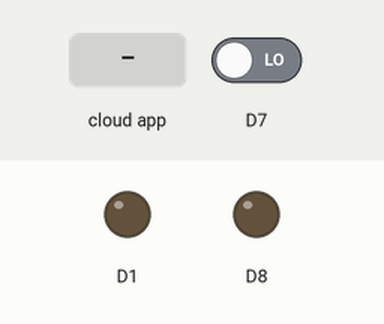
Recording of a sketch running on a simulated ESP8266 (NodeMCU). Shown: output pins drawn as LEDs (lit = HIGH). The test bench sets the inputs (shaded band); at power-on: D7 LOW. WiFi joins after 1.5 s; servers stay silent unless stated; random numbers use the default seed unless the sketch sets one; the Firebase database answers and starts empty.

Above: at 2.7 s.
2.8 s: the phone or cloud app sets active to 1
At 3.5 s:
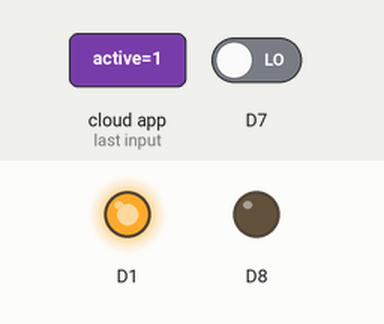
4.5 s: the phone or cloud app sets preparing to 1
At 5.4 s:
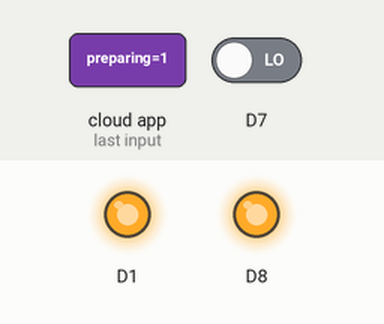
7.5 s: the phone or cloud app sets active to 0
At 9.0 s:
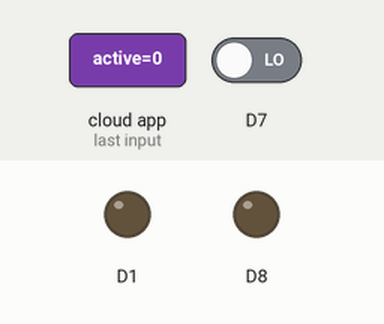
Timing chart, 0 to 10.5 s (numbered marks = the images above; inputs shaded):
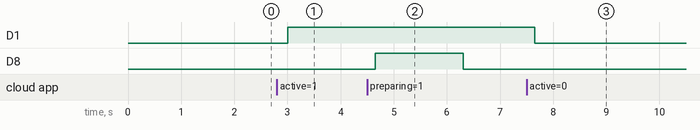

The sketch:

wifi_coffee_machine.ino
```cpp
#include "FirebaseESP8266.h"
#include <ESP8266WiFi.h>

const char* ssid = "xxxxxx";        //SSID da rede WIFI
const char* password =  "xxxxx";    //senha da rede wifi

const double VCC = 3.3;             // NodeMCU on board 3.3v vcc
const double R2 = 10000;            // 10k ohm series resistor
const double adc_resolution = 1023; // 10-bit adc

const double A = 0.001129148;   // thermistor equation parameters
const double B = 0.000234125;
const double C = 0.0000000876741;

#define FIREBASE_HOST "REALTIME_DATABASE_URL"   //firebaseio
#define FIREBASE_AUTH "SECRET_KEY_REALTIME_DATABASE"  //firebaseio

#define INTERVALO_ENVIO       2000
#define INTERVALO_DISPLAY     1000

#define WIFI_SSID "WIFI_SSID"
#define WIFI_PASSWORD "PASSWORD"

bool machine_active, withCup, preparing;

int ultimoEnvio = 0, ultimoDisplay = 0, quantity;

FirebaseData firebaseData;

WiFiClient espClient;

void prepare_coffee(float quantity) {

  aquece();

  int current_quantity = 0;
  Firebase.setInt(firebaseData, "current_quantity", current_quantity);

  while(current_quantity < quantity) {
    current_quantity += random(10, 15);

    if (current_quantity > quantity) {
      current_quantity = quantity;
    }

    float percentage = (current_quantity / quantity)*100;

    Firebase.setInt(firebaseData, "current_quantity", current_quantity);
    Firebase.setInt(firebaseData, "percentage", percentage);
  }
  Firebase.setBool(firebaseData, "preparing", false);
  digitalWrite(D8,LOW);
  Firebase.setString(firebaseData, "status", "Café pronto! Pode retirar.");
  Firebase.setBool(firebaseData, "withCup", false);
}

void aquece() {
  double Vout, Rth, temperature, temperature1, adc_value;
  adc_value = analogRead(A0);
  Vout = (adc_value * VCC) / adc_resolution;
  Rth = (VCC * R2 / Vout) - R2;

/*  Steinhart-Hart Thermistor Equation:
 *  Temperature in Kelvin = 1 / (A + B[ln(R)] + C[ln(R)]^3)
 *  where A = 0.001129148, B = 0.000234125 and C = 8.76741*10^-8  */
  temperature = (1 / (A + (B * log(Rth)) + (C * pow((log(Rth)),3))));   // Temperature in kelvin
  temperature = temperature - 273.15;  // Temperature in degree celsius

  if (temperature < 10) {
    temperature = 10;
  }

  Firebase.setFloat(firebaseData, "temperature", temperature);
  while(temperature < 90) {
    temperature += random(10, 15);

    if (temperature > 90) {
      temperature = 90;
    }
    Firebase.setInt(firebaseData, "temperature", temperature);
  }
}

void setup() {
  pinMode(D1,OUTPUT);
  pinMode(D7, INPUT);
  pinMode(D8, OUTPUT);

  Serial.begin(115200);
//  Serial.println("Inicio");
  WiFi.enableInsecureWEP(true);
  WiFi.begin(WIFI_SSID, WIFI_PASSWORD);
  while (WiFi.status() != WL_CONNECTED) {
    delay(500);
  }
  Firebase.begin(FIREBASE_HOST, FIREBASE_AUTH);
  Firebase.reconnectWiFi(true);

 }

void loop() {
  if (ultimoEnvio == 0) {
    Firebase.setBool(firebaseData, "active", false);
    Firebase.setBool(firebaseData, "withCup", false);
    Firebase.setBool(firebaseData, "preparing", false);
    Firebase.setFloat(firebaseData, "quantity", 0);
    Firebase.setFloat(firebaseData, "temperature", 0);
    Firebase.setInt(firebaseData, "percentage", 0);
    Firebase.setString(firebaseData, "status", "Cafeteira pronta para uso!");
    ultimoEnvio = millis();
  }

  Firebase.getBool(firebaseData, "active");
  machine_active = firebaseData.boolData();

  if (machine_active == true) {
    digitalWrite(D1,HIGH);

    if (digitalRead(D7) == 1) {
      Firebase.setBool(firebaseData, "withCup", true);
      Firebase.setString(firebaseData, "status", "Copo adicionado! Pode iniciar o preparo ...");
    }

    Firebase.getBool(firebaseData, "preparing");
    preparing = firebaseData.boolData();

    if (preparing == true){
      digitalWrite(D8,HIGH);
      Firebase.setString(firebaseData, "status", "Preparação iniciada!");
      Firebase.getFloat(firebaseData, "quantity");
      quantity = firebaseData.floatData();

      prepare_coffee(quantity);
    }

  } else {
    digitalWrite(D1,LOW);
    Firebase.setBool(firebaseData, "withCup", false);
  }
}
```

Measured:
- after the input at 2.8 s, D1: LOW → HIGH after 0.20 s
- after the input at 4.5 s, D8: LOW → HIGH after 0.15 s, → LOW 1.7 s later
- after the input at 7.5 s, D1: HIGH → LOW after 0.16 s
